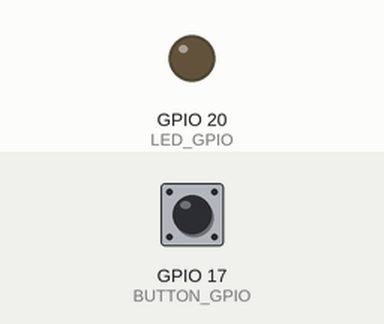
The program below on a simulated Raspberry Pi (BCM pin numbers). On the bench: output pins drawn as LEDs (lit = HIGH). Inputs (shaded band) come from the test bench; at power-on: GPIO 17 (BUTTON_GPIO) LOW.

Above: at 1.2 s.
1.3 s: GPIO 17 (BUTTON_GPIO) pulled HIGH for 0.15 s
At 2.5 s:
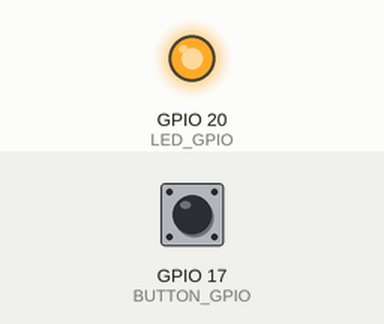
2.9 s: GPIO 17 (BUTTON_GPIO) pulled HIGH for 1 s
At 3.9 s:
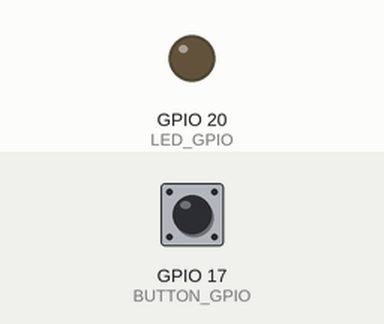
5.4 s: GPIO 17 (BUTTON_GPIO) pulled HIGH for 3.2 s
At 5.8 s:
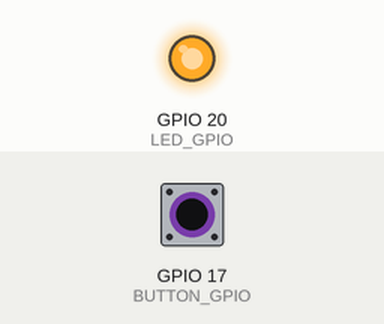
Timing chart, 0 to 8.4 s (numbered marks = the images above; inputs shaded):
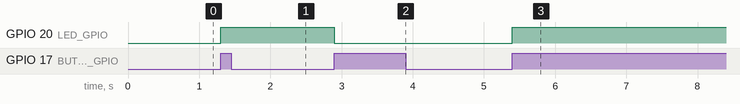

The program:

shpE.py
```python
#!/usr/bin/env python3

import signal
import sys
import RPi.GPIO as GPIO
BUTTON_GPIO = 17
LED_GPIO =20
last_LED_state = 0
def signal_handler(sig, frame):
    GPIO.cleanup()
    sys.exit(0)
def button_callback(channel):
    global last_LED_state
    GPIO.output(LED_GPIO, not last_LED_state)
    last_LED_state = not last_LED_state

if __name__ == '__main__':
    GPIO.setmode(GPIO.BCM)
    GPIO.setup(BUTTON_GPIO, GPIO.IN, pull_up_down=GPIO.PUD_DOWN)
    GPIO.setup(LED_GPIO, GPIO.OUT)

    GPIO.add_event_detect(BUTTON_GPIO, GPIO.RISING,
            callback=button_callback, bouncetime=200)

    signal.signal(signal.SIGINT, signal_handler)
    signal.pause()
```

Measured:
- after the input at 1.3 s, GPIO 20 (LED_GPIO): LOW → HIGH at once
- after the input at 2.9 s, GPIO 20 (LED_GPIO): HIGH → LOW at once
- after the input at 5.4 s, GPIO 20 (LED_GPIO): LOW → HIGH at once
